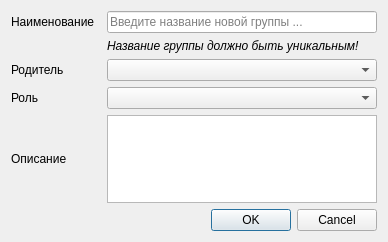
<?xml version="1.0" encoding="UTF-8"?>
<ui version="4.0">
 <class>addGroupDialog</class>
 <widget class="QDialog" name="addGroupDialog">
  <property name="geometry">
   <rect>
    <x>0</x>
    <y>0</y>
    <width>388</width>
    <height>242</height>
   </rect>
  </property>
  <property name="sizePolicy">
   <sizepolicy hsizetype="Preferred" vsizetype="Preferred">
    <horstretch>0</horstretch>
    <verstretch>0</verstretch>
   </sizepolicy>
  </property>
  <property name="windowTitle">
   <string>Добавление новой группы</string>
  </property>
  <property name="modal">
   <bool>false</bool>
  </property>
  <layout class="QGridLayout" name="gridLayout">
   <item row="2" column="2">
    <widget class="QComboBox" name="parentBox"/>
   </item>
   <item row="0" column="0">
    <widget class="QLabel" name="groupLabel">
     <property name="text">
      <string>Наименование</string>
     </property>
    </widget>
   </item>
   <item row="0" column="2">
    <widget class="QLineEdit" name="groupEdit">
     <property name="maxLength">
      <number>50</number>
     </property>
     <property name="placeholderText">
      <string>Введите название новой группы ...</string>
     </property>
    </widget>
   </item>
   <item row="3" column="0">
    <widget class="QLabel" name="roleLabel">
     <property name="text">
      <string>Роль</string>
     </property>
    </widget>
   </item>
   <item row="2" column="0">
    <widget class="QLabel" name="parentLabel">
     <property name="text">
      <string>Родитель</string>
     </property>
    </widget>
   </item>
   <item row="3" column="2">
    <widget class="QComboBox" name="rolesBox"/>
   </item>
   <item row="5" column="0" colspan="3">
    <widget class="QDialogButtonBox" name="buttonBox">
     <property name="orientation">
      <enum>Qt::Horizontal</enum>
     </property>
     <property name="standardButtons">
      <set>QDialogButtonBox::Cancel|QDialogButtonBox::Ok</set>
     </property>
    </widget>
   </item>
   <item row="1" column="2">
    <widget class="QLabel" name="label">
     <property name="font">
      <font>
       <italic>true</italic>
      </font>
     </property>
     <property name="text">
      <string>Название группы должно быть уникальным!</string>
     </property>
    </widget>
   </item>
   <item row="4" column="0">
    <widget class="QLabel" name="descriptionLabel">
     <property name="text">
      <string>Описание</string>
     </property>
    </widget>
   </item>
   <item row="4" column="2">
    <widget class="QTextEdit" name="descriptionEdit"/>
   </item>
  </layout>
 </widget>
 <resources/>
 <connections>
  <connection>
   <sender>buttonBox</sender>
   <signal>accepted()</signal>
   <receiver>addGroupDialog</receiver>
   <slot>accept()</slot>
   <hints>
    <hint type="sourcelabel">
     <x>248</x>
     <y>254</y>
    </hint>
    <hint type="destinationlabel">
     <x>157</x>
     <y>274</y>
    </hint>
   </hints>
  </connection>
  <connection>
   <sender>buttonBox</sender>
   <signal>rejected()</signal>
   <receiver>addGroupDialog</receiver>
   <slot>reject()</slot>
   <hints>
    <hint type="sourcelabel">
     <x>316</x>
     <y>260</y>
    </hint>
    <hint type="destinationlabel">
     <x>286</x>
     <y>274</y>
    </hint>
   </hints>
  </connection>
 </connections>
</ui>
